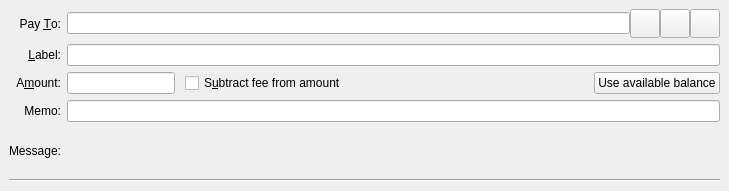
<?xml version="1.0" encoding="UTF-8"?>
<ui version="4.0">
 <class>SendCoinsEntry</class>
 <widget class="QStackedWidget" name="SendCoinsEntry">
  <property name="geometry">
   <rect>
    <x>0</x>
    <y>0</y>
    <width>729</width>
    <height>191</height>
   </rect>
  </property>
  <property name="focusPolicy">
   <enum>Qt::TabFocus</enum>
  </property>
  <property name="autoFillBackground">
   <bool>false</bool>
  </property>
  <property name="currentIndex">
   <number>0</number>
  </property>
  <widget class="QFrame" name="SendCoins">
   <property name="toolTip">
    <string>This is a normal payment.</string>
   </property>
   <property name="frameShape">
    <enum>QFrame::NoFrame</enum>
   </property>
   <layout class="QGridLayout" name="gridLayout">
    <item row="0" column="0">
     <widget class="QLabel" name="payToLabel">
      <property name="text">
       <string>Pay &amp;To:</string>
      </property>
      <property name="alignment">
       <set>Qt::AlignRight|Qt::AlignTrailing|Qt::AlignVCenter</set>
      </property>
      <property name="buddy">
       <cstring>payTo</cstring>
      </property>
     </widget>
    </item>
    <item row="0" column="1">
     <layout class="QHBoxLayout" name="payToLayout">
      <property name="spacing">
       <number>0</number>
      </property>
      <item>
       <widget class="QValidatedLineEdit" name="payTo">
        <property name="toolTip">
         <string>The Zero address to send the payment to</string>
        </property>
       </widget>
      </item>
      <item>
       <widget class="QToolButton" name="addressBookButton">
        <property name="toolTip">
         <string>Choose previously used address</string>
        </property>
        <property name="text">
         <string/>
        </property>
        <property name="icon">
         <iconset resource="../zero.qrc">
          <normaloff>:/icons/address-book</normaloff>:/icons/address-book</iconset>
        </property>
        <property name="iconSize">
         <size>
          <width>22</width>
          <height>22</height>
         </size>
        </property>
        <property name="shortcut">
         <string>Alt+A</string>
        </property>
       </widget>
      </item>
      <item>
       <widget class="QToolButton" name="pasteButton">
        <property name="toolTip">
         <string>Paste address from clipboard</string>
        </property>
        <property name="text">
         <string/>
        </property>
        <property name="icon">
         <iconset resource="../zero.qrc">
          <normaloff>:/icons/editpaste</normaloff>:/icons/editpaste</iconset>
        </property>
        <property name="iconSize">
         <size>
          <width>22</width>
          <height>22</height>
         </size>
        </property>
        <property name="shortcut">
         <string>Alt+P</string>
        </property>
       </widget>
      </item>
      <item>
       <widget class="QToolButton" name="deleteButton">
        <property name="toolTip">
         <string>Remove this entry</string>
        </property>
        <property name="text">
         <string/>
        </property>
        <property name="icon">
         <iconset resource="../zero.qrc">
          <normaloff>:/icons/remove</normaloff>:/icons/remove</iconset>
        </property>
        <property name="iconSize">
         <size>
          <width>22</width>
          <height>22</height>
         </size>
        </property>
       </widget>
      </item>
     </layout>
    </item>
    <item row="1" column="0">
     <widget class="QLabel" name="labellLabel">
      <property name="text">
       <string>&amp;Label:</string>
      </property>
      <property name="alignment">
       <set>Qt::AlignRight|Qt::AlignTrailing|Qt::AlignVCenter</set>
      </property>
      <property name="buddy">
       <cstring>addAsLabel</cstring>
      </property>
     </widget>
    </item>
    <item row="1" column="1">
     <widget class="QLineEdit" name="addAsLabel">
      <property name="toolTip">
       <string>Enter a label for this address to add it to the list of used addresses (only for taddrs)</string>
      </property>
     </widget>
    </item>
    <item row="2" column="0">
     <widget class="QLabel" name="amountLabel">
      <property name="text">
       <string>A&amp;mount:</string>
      </property>
      <property name="alignment">
       <set>Qt::AlignRight|Qt::AlignTrailing|Qt::AlignVCenter</set>
      </property>
      <property name="buddy">
       <cstring>payAmount</cstring>
      </property>
     </widget>
    </item>
    <item row="2" column="1">
     <layout class="QHBoxLayout" name="horizontalLayoutAmount" stretch="0,1,0">
      <property name="spacing">
       <number>10</number>
      </property>
      <item>
       <widget class="ZeroAmountField" name="payAmount"/>
      </item>
      <item>
       <widget class="QCheckBox" name="checkboxSubtractFeeFromAmount">
        <property name="toolTip">
         <string>The fee will be deducted from the amount being sent. The recipient will receive less coins than you enter in the amount field. If multiple recipients are selected, the fee is split equally.</string>
        </property>
        <property name="text">
         <string>S&amp;ubtract fee from amount</string>
        </property>
       </widget>
      </item>
      <item>
       <widget class="QPushButton" name="useAvailableBalanceButton">
        <property name="text">
         <string>Use available balance</string>
        </property>
        <property name="icon">
         <iconset resource="../zero.qrc">
          <normaloff>:/icons/all_balance</normaloff>:/icons/all_balance</iconset>
        </property>
       </widget>
      </item>
     </layout>
    </item>
    <item row="3" column="0">
     <widget class="QLabel" name="memoLabel_2">
      <property name="text">
       <string>Memo:</string>
      </property>
      <property name="alignment">
       <set>Qt::AlignRight|Qt::AlignTrailing|Qt::AlignVCenter</set>
      </property>
     </widget>
    </item>
    <item row="3" column="1">
     <widget class="QValidatedLineEdit" name="memo">
      <property name="toolTip">
       <string>The Zero address to send the payment to</string>
      </property>
      <property name="maxLength">
       <number>512</number>
      </property>
     </widget>
    </item>
    <item row="4" column="0">
     <widget class="QLabel" name="messageLabel">
      <property name="text">
       <string>Message:</string>
      </property>
      <property name="alignment">
       <set>Qt::AlignRight|Qt::AlignTrailing|Qt::AlignVCenter</set>
      </property>
     </widget>
    </item>
    <item row="4" column="1">
     <widget class="QLabel" name="messageTextLabel">
      <property name="toolTip">
       <string>A message that was attached to the zero: URI which will be stored with the transaction for your reference. Note: This message will not be sent over the Zero network.</string>
      </property>
      <property name="textFormat">
       <enum>Qt::PlainText</enum>
      </property>
     </widget>
    </item>
    <item row="5" column="0" colspan="2">
     <widget class="Line" name="line">
      <property name="orientation">
       <enum>Qt::Horizontal</enum>
      </property>
     </widget>
    </item>
   </layout>
  </widget>
  <widget class="QFrame" name="SendCoins_UnauthenticatedPaymentRequest">
   <property name="palette">
    <palette>
     <active>
      <colorrole role="WindowText">
       <brush brushstyle="SolidPattern">
        <color alpha="255">
         <red>0</red>
         <green>0</green>
         <blue>0</blue>
        </color>
       </brush>
      </colorrole>
      <colorrole role="Button">
       <brush brushstyle="SolidPattern">
        <color alpha="255">
         <red>255</red>
         <green>255</green>
         <blue>127</blue>
        </color>
       </brush>
      </colorrole>
      <colorrole role="Light">
       <brush brushstyle="SolidPattern">
        <color alpha="255">
         <red>255</red>
         <green>255</green>
         <blue>255</blue>
        </color>
       </brush>
      </colorrole>
      <colorrole role="Midlight">
       <brush brushstyle="SolidPattern">
        <color alpha="255">
         <red>255</red>
         <green>255</green>
         <blue>191</blue>
        </color>
       </brush>
      </colorrole>
      <colorrole role="Dark">
       <brush brushstyle="SolidPattern">
        <color alpha="255">
         <red>127</red>
         <green>127</green>
         <blue>63</blue>
        </color>
       </brush>
      </colorrole>
      <colorrole role="Mid">
       <brush brushstyle="SolidPattern">
        <color alpha="255">
         <red>170</red>
         <green>170</green>
         <blue>84</blue>
        </color>
       </brush>
      </colorrole>
      <colorrole role="Text">
       <brush brushstyle="SolidPattern">
        <color alpha="255">
         <red>0</red>
         <green>0</green>
         <blue>0</blue>
        </color>
       </brush>
      </colorrole>
      <colorrole role="BrightText">
       <brush brushstyle="SolidPattern">
        <color alpha="255">
         <red>255</red>
         <green>255</green>
         <blue>255</blue>
        </color>
       </brush>
      </colorrole>
      <colorrole role="ButtonText">
       <brush brushstyle="SolidPattern">
        <color alpha="255">
         <red>0</red>
         <green>0</green>
         <blue>0</blue>
        </color>
       </brush>
      </colorrole>
      <colorrole role="Base">
       <brush brushstyle="SolidPattern">
        <color alpha="255">
         <red>255</red>
         <green>255</green>
         <blue>255</blue>
        </color>
       </brush>
      </colorrole>
      <colorrole role="Window">
       <brush brushstyle="SolidPattern">
        <color alpha="255">
         <red>255</red>
         <green>255</green>
         <blue>127</blue>
        </color>
       </brush>
      </colorrole>
      <colorrole role="Shadow">
       <brush brushstyle="SolidPattern">
        <color alpha="255">
         <red>0</red>
         <green>0</green>
         <blue>0</blue>
        </color>
       </brush>
      </colorrole>
      <colorrole role="AlternateBase">
       <brush brushstyle="SolidPattern">
        <color alpha="255">
         <red>255</red>
         <green>255</green>
         <blue>191</blue>
        </color>
       </brush>
      </colorrole>
      <colorrole role="ToolTipBase">
       <brush brushstyle="SolidPattern">
        <color alpha="255">
         <red>255</red>
         <green>255</green>
         <blue>220</blue>
        </color>
       </brush>
      </colorrole>
      <colorrole role="ToolTipText">
       <brush brushstyle="SolidPattern">
        <color alpha="255">
         <red>0</red>
         <green>0</green>
         <blue>0</blue>
        </color>
       </brush>
      </colorrole>
      <colorrole role="PlaceholderText">
       <brush brushstyle="NoBrush">
        <color alpha="128">
         <red>0</red>
         <green>0</green>
         <blue>0</blue>
        </color>
       </brush>
      </colorrole>
     </active>
     <inactive>
      <colorrole role="WindowText">
       <brush brushstyle="SolidPattern">
        <color alpha="255">
         <red>0</red>
         <green>0</green>
         <blue>0</blue>
        </color>
       </brush>
      </colorrole>
      <colorrole role="Button">
       <brush brushstyle="SolidPattern">
        <color alpha="255">
         <red>255</red>
         <green>255</green>
         <blue>127</blue>
        </color>
       </brush>
      </colorrole>
      <colorrole role="Light">
       <brush brushstyle="SolidPattern">
        <color alpha="255">
         <red>255</red>
         <green>255</green>
         <blue>255</blue>
        </color>
       </brush>
      </colorrole>
      <colorrole role="Midlight">
       <brush brushstyle="SolidPattern">
        <color alpha="255">
         <red>255</red>
         <green>255</green>
         <blue>191</blue>
        </color>
       </brush>
      </colorrole>
      <colorrole role="Dark">
       <brush brushstyle="SolidPattern">
        <color alpha="255">
         <red>127</red>
         <green>127</green>
         <blue>63</blue>
        </color>
       </brush>
      </colorrole>
      <colorrole role="Mid">
       <brush brushstyle="SolidPattern">
        <color alpha="255">
         <red>170</red>
         <green>170</green>
         <blue>84</blue>
        </color>
       </brush>
      </colorrole>
      <colorrole role="Text">
       <brush brushstyle="SolidPattern">
        <color alpha="255">
         <red>0</red>
         <green>0</green>
         <blue>0</blue>
        </color>
       </brush>
      </colorrole>
      <colorrole role="BrightText">
       <brush brushstyle="SolidPattern">
        <color alpha="255">
         <red>255</red>
         <green>255</green>
         <blue>255</blue>
        </color>
       </brush>
      </colorrole>
      <colorrole role="ButtonText">
       <brush brushstyle="SolidPattern">
        <color alpha="255">
         <red>0</red>
         <green>0</green>
         <blue>0</blue>
        </color>
       </brush>
      </colorrole>
      <colorrole role="Base">
       <brush brushstyle="SolidPattern">
        <color alpha="255">
         <red>255</red>
         <green>255</green>
         <blue>255</blue>
        </color>
       </brush>
      </colorrole>
      <colorrole role="Window">
       <brush brushstyle="SolidPattern">
        <color alpha="255">
         <red>255</red>
         <green>255</green>
         <blue>127</blue>
        </color>
       </brush>
      </colorrole>
      <colorrole role="Shadow">
       <brush brushstyle="SolidPattern">
        <color alpha="255">
         <red>0</red>
         <green>0</green>
         <blue>0</blue>
        </color>
       </brush>
      </colorrole>
      <colorrole role="AlternateBase">
       <brush brushstyle="SolidPattern">
        <color alpha="255">
         <red>255</red>
         <green>255</green>
         <blue>191</blue>
        </color>
       </brush>
      </colorrole>
      <colorrole role="ToolTipBase">
       <brush brushstyle="SolidPattern">
        <color alpha="255">
         <red>255</red>
         <green>255</green>
         <blue>220</blue>
        </color>
       </brush>
      </colorrole>
      <colorrole role="ToolTipText">
       <brush brushstyle="SolidPattern">
        <color alpha="255">
         <red>0</red>
         <green>0</green>
         <blue>0</blue>
        </color>
       </brush>
      </colorrole>
      <colorrole role="PlaceholderText">
       <brush brushstyle="NoBrush">
        <color alpha="128">
         <red>0</red>
         <green>0</green>
         <blue>0</blue>
        </color>
       </brush>
      </colorrole>
     </inactive>
     <disabled>
      <colorrole role="WindowText">
       <brush brushstyle="SolidPattern">
        <color alpha="255">
         <red>127</red>
         <green>127</green>
         <blue>63</blue>
        </color>
       </brush>
      </colorrole>
      <colorrole role="Button">
       <brush brushstyle="SolidPattern">
        <color alpha="255">
         <red>255</red>
         <green>255</green>
         <blue>127</blue>
        </color>
       </brush>
      </colorrole>
      <colorrole role="Light">
       <brush brushstyle="SolidPattern">
        <color alpha="255">
         <red>255</red>
         <green>255</green>
         <blue>255</blue>
        </color>
       </brush>
      </colorrole>
      <colorrole role="Midlight">
       <brush brushstyle="SolidPattern">
        <color alpha="255">
         <red>255</red>
         <green>255</green>
         <blue>191</blue>
        </color>
       </brush>
      </colorrole>
      <colorrole role="Dark">
       <brush brushstyle="SolidPattern">
        <color alpha="255">
         <red>127</red>
         <green>127</green>
         <blue>63</blue>
        </color>
       </brush>
      </colorrole>
      <colorrole role="Mid">
       <brush brushstyle="SolidPattern">
        <color alpha="255">
         <red>170</red>
         <green>170</green>
         <blue>84</blue>
        </color>
       </brush>
      </colorrole>
      <colorrole role="Text">
       <brush brushstyle="SolidPattern">
        <color alpha="255">
         <red>127</red>
         <green>127</green>
         <blue>63</blue>
        </color>
       </brush>
      </colorrole>
      <colorrole role="BrightText">
       <brush brushstyle="SolidPattern">
        <color alpha="255">
         <red>255</red>
         <green>255</green>
         <blue>255</blue>
        </color>
       </brush>
      </colorrole>
      <colorrole role="ButtonText">
       <brush brushstyle="SolidPattern">
        <color alpha="255">
         <red>127</red>
         <green>127</green>
         <blue>63</blue>
        </color>
       </brush>
      </colorrole>
      <colorrole role="Base">
       <brush brushstyle="SolidPattern">
        <color alpha="255">
         <red>255</red>
         <green>255</green>
         <blue>127</blue>
        </color>
       </brush>
      </colorrole>
      <colorrole role="Window">
       <brush brushstyle="SolidPattern">
        <color alpha="255">
         <red>255</red>
         <green>255</green>
         <blue>127</blue>
        </color>
       </brush>
      </colorrole>
      <colorrole role="Shadow">
       <brush brushstyle="SolidPattern">
        <color alpha="255">
         <red>0</red>
         <green>0</green>
         <blue>0</blue>
        </color>
       </brush>
      </colorrole>
      <colorrole role="AlternateBase">
       <brush brushstyle="SolidPattern">
        <color alpha="255">
         <red>255</red>
         <green>255</green>
         <blue>127</blue>
        </color>
       </brush>
      </colorrole>
      <colorrole role="ToolTipBase">
       <brush brushstyle="SolidPattern">
        <color alpha="255">
         <red>255</red>
         <green>255</green>
         <blue>220</blue>
        </color>
       </brush>
      </colorrole>
      <colorrole role="ToolTipText">
       <brush brushstyle="SolidPattern">
        <color alpha="255">
         <red>0</red>
         <green>0</green>
         <blue>0</blue>
        </color>
       </brush>
      </colorrole>
      <colorrole role="PlaceholderText">
       <brush brushstyle="NoBrush">
        <color alpha="128">
         <red>0</red>
         <green>0</green>
         <blue>0</blue>
        </color>
       </brush>
      </colorrole>
     </disabled>
    </palette>
   </property>
   <property name="toolTip">
    <string>This is an unauthenticated payment request.</string>
   </property>
   <property name="autoFillBackground">
    <bool>true</bool>
   </property>
   <property name="frameShape">
    <enum>QFrame::NoFrame</enum>
   </property>
   <layout class="QGridLayout" name="gridLayout_is">
    <property name="spacing">
     <number>12</number>
    </property>
    <item row="0" column="0">
     <widget class="QLabel" name="payToLabel_is">
      <property name="text">
       <string>Pay To:</string>
      </property>
      <property name="alignment">
       <set>Qt::AlignRight|Qt::AlignTrailing|Qt::AlignVCenter</set>
      </property>
     </widget>
    </item>
    <item row="0" column="1">
     <layout class="QHBoxLayout" name="payToLayout_is">
      <property name="spacing">
       <number>0</number>
      </property>
      <item>
       <widget class="QLabel" name="payTo_is"/>
      </item>
      <item>
       <widget class="QToolButton" name="deleteButton_is">
        <property name="toolTip">
         <string>Remove this entry</string>
        </property>
        <property name="text">
         <string/>
        </property>
        <property name="icon">
         <iconset resource="../zero.qrc">
          <normaloff>:/icons/remove</normaloff>:/icons/remove</iconset>
        </property>
       </widget>
      </item>
     </layout>
    </item>
    <item row="1" column="0">
     <widget class="QLabel" name="memoLabel_is">
      <property name="text">
       <string>Memo:</string>
      </property>
      <property name="alignment">
       <set>Qt::AlignRight|Qt::AlignTrailing|Qt::AlignVCenter</set>
      </property>
     </widget>
    </item>
    <item row="1" column="1">
     <widget class="QLabel" name="memoTextLabel_is">
      <property name="textFormat">
       <enum>Qt::PlainText</enum>
      </property>
     </widget>
    </item>
    <item row="2" column="0">
     <widget class="QLabel" name="amountLabel_is">
      <property name="text">
       <string>A&amp;mount:</string>
      </property>
      <property name="alignment">
       <set>Qt::AlignRight|Qt::AlignTrailing|Qt::AlignVCenter</set>
      </property>
      <property name="buddy">
       <cstring>payAmount_is</cstring>
      </property>
     </widget>
    </item>
    <item row="2" column="1">
     <widget class="ZeroAmountField" name="payAmount_is">
      <property name="acceptDrops">
       <bool>false</bool>
      </property>
     </widget>
    </item>
   </layout>
  </widget>
  <widget class="QFrame" name="SendCoins_AuthenticatedPaymentRequest">
   <property name="palette">
    <palette>
     <active>
      <colorrole role="WindowText">
       <brush brushstyle="SolidPattern">
        <color alpha="255">
         <red>0</red>
         <green>0</green>
         <blue>0</blue>
        </color>
       </brush>
      </colorrole>
      <colorrole role="Button">
       <brush brushstyle="SolidPattern">
        <color alpha="255">
         <red>140</red>
         <green>232</green>
         <blue>119</blue>
        </color>
       </brush>
      </colorrole>
      <colorrole role="Light">
       <brush brushstyle="SolidPattern">
        <color alpha="255">
         <red>230</red>
         <green>255</green>
         <blue>224</blue>
        </color>
       </brush>
      </colorrole>
      <colorrole role="Midlight">
       <brush brushstyle="SolidPattern">
        <color alpha="255">
         <red>185</red>
         <green>243</green>
         <blue>171</blue>
        </color>
       </brush>
      </colorrole>
      <colorrole role="Dark">
       <brush brushstyle="SolidPattern">
        <color alpha="255">
         <red>70</red>
         <green>116</green>
         <blue>59</blue>
        </color>
       </brush>
      </colorrole>
      <colorrole role="Mid">
       <brush brushstyle="SolidPattern">
        <color alpha="255">
         <red>93</red>
         <green>155</green>
         <blue>79</blue>
        </color>
       </brush>
      </colorrole>
      <colorrole role="Text">
       <brush brushstyle="SolidPattern">
        <color alpha="255">
         <red>0</red>
         <green>0</green>
         <blue>0</blue>
        </color>
       </brush>
      </colorrole>
      <colorrole role="BrightText">
       <brush brushstyle="SolidPattern">
        <color alpha="255">
         <red>155</red>
         <green>255</green>
         <blue>147</blue>
        </color>
       </brush>
      </colorrole>
      <colorrole role="ButtonText">
       <brush brushstyle="SolidPattern">
        <color alpha="255">
         <red>0</red>
         <green>0</green>
         <blue>0</blue>
        </color>
       </brush>
      </colorrole>
      <colorrole role="Base">
       <brush brushstyle="SolidPattern">
        <color alpha="255">
         <red>119</red>
         <green>255</green>
         <blue>233</blue>
        </color>
       </brush>
      </colorrole>
      <colorrole role="Window">
       <brush brushstyle="SolidPattern">
        <color alpha="255">
         <red>140</red>
         <green>232</green>
         <blue>119</blue>
        </color>
       </brush>
      </colorrole>
      <colorrole role="Shadow">
       <brush brushstyle="SolidPattern">
        <color alpha="255">
         <red>0</red>
         <green>0</green>
         <blue>0</blue>
        </color>
       </brush>
      </colorrole>
      <colorrole role="AlternateBase">
       <brush brushstyle="SolidPattern">
        <color alpha="255">
         <red>197</red>
         <green>243</green>
         <blue>187</blue>
        </color>
       </brush>
      </colorrole>
      <colorrole role="NoRole">
       <brush brushstyle="SolidPattern">
        <color alpha="255">
         <red>125</red>
         <green>194</green>
         <blue>122</blue>
        </color>
       </brush>
      </colorrole>
      <colorrole role="ToolTipBase">
       <brush brushstyle="SolidPattern">
        <color alpha="255">
         <red>255</red>
         <green>255</green>
         <blue>220</blue>
        </color>
       </brush>
      </colorrole>
      <colorrole role="ToolTipText">
       <brush brushstyle="SolidPattern">
        <color alpha="255">
         <red>0</red>
         <green>0</green>
         <blue>0</blue>
        </color>
       </brush>
      </colorrole>
      <colorrole role="PlaceholderText">
       <brush brushstyle="NoBrush">
        <color alpha="128">
         <red>0</red>
         <green>0</green>
         <blue>0</blue>
        </color>
       </brush>
      </colorrole>
     </active>
     <inactive>
      <colorrole role="WindowText">
       <brush brushstyle="SolidPattern">
        <color alpha="255">
         <red>0</red>
         <green>0</green>
         <blue>0</blue>
        </color>
       </brush>
      </colorrole>
      <colorrole role="Button">
       <brush brushstyle="SolidPattern">
        <color alpha="255">
         <red>140</red>
         <green>232</green>
         <blue>119</blue>
        </color>
       </brush>
      </colorrole>
      <colorrole role="Light">
       <brush brushstyle="SolidPattern">
        <color alpha="255">
         <red>230</red>
         <green>255</green>
         <blue>224</blue>
        </color>
       </brush>
      </colorrole>
      <colorrole role="Midlight">
       <brush brushstyle="SolidPattern">
        <color alpha="255">
         <red>185</red>
         <green>243</green>
         <blue>171</blue>
        </color>
       </brush>
      </colorrole>
      <colorrole role="Dark">
       <brush brushstyle="SolidPattern">
        <color alpha="255">
         <red>70</red>
         <green>116</green>
         <blue>59</blue>
        </color>
       </brush>
      </colorrole>
      <colorrole role="Mid">
       <brush brushstyle="SolidPattern">
        <color alpha="255">
         <red>93</red>
         <green>155</green>
         <blue>79</blue>
        </color>
       </brush>
      </colorrole>
      <colorrole role="Text">
       <brush brushstyle="SolidPattern">
        <color alpha="255">
         <red>0</red>
         <green>0</green>
         <blue>0</blue>
        </color>
       </brush>
      </colorrole>
      <colorrole role="BrightText">
       <brush brushstyle="SolidPattern">
        <color alpha="255">
         <red>155</red>
         <green>255</green>
         <blue>147</blue>
        </color>
       </brush>
      </colorrole>
      <colorrole role="ButtonText">
       <brush brushstyle="SolidPattern">
        <color alpha="255">
         <red>0</red>
         <green>0</green>
         <blue>0</blue>
        </color>
       </brush>
      </colorrole>
      <colorrole role="Base">
       <brush brushstyle="SolidPattern">
        <color alpha="255">
         <red>119</red>
         <green>255</green>
         <blue>233</blue>
        </color>
       </brush>
      </colorrole>
      <colorrole role="Window">
       <brush brushstyle="SolidPattern">
        <color alpha="255">
         <red>140</red>
         <green>232</green>
         <blue>119</blue>
        </color>
       </brush>
      </colorrole>
      <colorrole role="Shadow">
       <brush brushstyle="SolidPattern">
        <color alpha="255">
         <red>0</red>
         <green>0</green>
         <blue>0</blue>
        </color>
       </brush>
      </colorrole>
      <colorrole role="AlternateBase">
       <brush brushstyle="SolidPattern">
        <color alpha="255">
         <red>197</red>
         <green>243</green>
         <blue>187</blue>
        </color>
       </brush>
      </colorrole>
      <colorrole role="NoRole">
       <brush brushstyle="SolidPattern">
        <color alpha="255">
         <red>125</red>
         <green>194</green>
         <blue>122</blue>
        </color>
       </brush>
      </colorrole>
      <colorrole role="ToolTipBase">
       <brush brushstyle="SolidPattern">
        <color alpha="255">
         <red>255</red>
         <green>255</green>
         <blue>220</blue>
        </color>
       </brush>
      </colorrole>
      <colorrole role="ToolTipText">
       <brush brushstyle="SolidPattern">
        <color alpha="255">
         <red>0</red>
         <green>0</green>
         <blue>0</blue>
        </color>
       </brush>
      </colorrole>
      <colorrole role="PlaceholderText">
       <brush brushstyle="NoBrush">
        <color alpha="128">
         <red>0</red>
         <green>0</green>
         <blue>0</blue>
        </color>
       </brush>
      </colorrole>
     </inactive>
     <disabled>
      <colorrole role="WindowText">
       <brush brushstyle="SolidPattern">
        <color alpha="255">
         <red>70</red>
         <green>116</green>
         <blue>59</blue>
        </color>
       </brush>
      </colorrole>
      <colorrole role="Button">
       <brush brushstyle="SolidPattern">
        <color alpha="255">
         <red>140</red>
         <green>232</green>
         <blue>119</blue>
        </color>
       </brush>
      </colorrole>
      <colorrole role="Light">
       <brush brushstyle="SolidPattern">
        <color alpha="255">
         <red>230</red>
         <green>255</green>
         <blue>224</blue>
        </color>
       </brush>
      </colorrole>
      <colorrole role="Midlight">
       <brush brushstyle="SolidPattern">
        <color alpha="255">
         <red>185</red>
         <green>243</green>
         <blue>171</blue>
        </color>
       </brush>
      </colorrole>
      <colorrole role="Dark">
       <brush brushstyle="SolidPattern">
        <color alpha="255">
         <red>70</red>
         <green>116</green>
         <blue>59</blue>
        </color>
       </brush>
      </colorrole>
      <colorrole role="Mid">
       <brush brushstyle="SolidPattern">
        <color alpha="255">
         <red>93</red>
         <green>155</green>
         <blue>79</blue>
        </color>
       </brush>
      </colorrole>
      <colorrole role="Text">
       <brush brushstyle="SolidPattern">
        <color alpha="255">
         <red>70</red>
         <green>116</green>
         <blue>59</blue>
        </color>
       </brush>
      </colorrole>
      <colorrole role="BrightText">
       <brush brushstyle="SolidPattern">
        <color alpha="255">
         <red>155</red>
         <green>255</green>
         <blue>147</blue>
        </color>
       </brush>
      </colorrole>
      <colorrole role="ButtonText">
       <brush brushstyle="SolidPattern">
        <color alpha="255">
         <red>70</red>
         <green>116</green>
         <blue>59</blue>
        </color>
       </brush>
      </colorrole>
      <colorrole role="Base">
       <brush brushstyle="SolidPattern">
        <color alpha="255">
         <red>140</red>
         <green>232</green>
         <blue>119</blue>
        </color>
       </brush>
      </colorrole>
      <colorrole role="Window">
       <brush brushstyle="SolidPattern">
        <color alpha="255">
         <red>140</red>
         <green>232</green>
         <blue>119</blue>
        </color>
       </brush>
      </colorrole>
      <colorrole role="Shadow">
       <brush brushstyle="SolidPattern">
        <color alpha="255">
         <red>0</red>
         <green>0</green>
         <blue>0</blue>
        </color>
       </brush>
      </colorrole>
      <colorrole role="AlternateBase">
       <brush brushstyle="SolidPattern">
        <color alpha="255">
         <red>140</red>
         <green>232</green>
         <blue>119</blue>
        </color>
       </brush>
      </colorrole>
      <colorrole role="NoRole">
       <brush brushstyle="SolidPattern">
        <color alpha="255">
         <red>125</red>
         <green>194</green>
         <blue>122</blue>
        </color>
       </brush>
      </colorrole>
      <colorrole role="ToolTipBase">
       <brush brushstyle="SolidPattern">
        <color alpha="255">
         <red>255</red>
         <green>255</green>
         <blue>220</blue>
        </color>
       </brush>
      </colorrole>
      <colorrole role="ToolTipText">
       <brush brushstyle="SolidPattern">
        <color alpha="255">
         <red>0</red>
         <green>0</green>
         <blue>0</blue>
        </color>
       </brush>
      </colorrole>
      <colorrole role="PlaceholderText">
       <brush brushstyle="NoBrush">
        <color alpha="128">
         <red>0</red>
         <green>0</green>
         <blue>0</blue>
        </color>
       </brush>
      </colorrole>
     </disabled>
    </palette>
   </property>
   <property name="toolTip">
    <string>This is an authenticated payment request.</string>
   </property>
   <property name="autoFillBackground">
    <bool>true</bool>
   </property>
   <property name="frameShape">
    <enum>QFrame::NoFrame</enum>
   </property>
   <layout class="QGridLayout" name="gridLayout_s">
    <property name="spacing">
     <number>12</number>
    </property>
    <item row="0" column="0">
     <widget class="QLabel" name="payToLabel_s">
      <property name="text">
       <string>Pay To:</string>
      </property>
      <property name="alignment">
       <set>Qt::AlignRight|Qt::AlignTrailing|Qt::AlignVCenter</set>
      </property>
     </widget>
    </item>
    <item row="0" column="1">
     <layout class="QHBoxLayout" name="payToLayout_s">
      <property name="spacing">
       <number>0</number>
      </property>
      <item>
       <widget class="QLabel" name="payTo_s">
        <property name="textFormat">
         <enum>Qt::PlainText</enum>
        </property>
       </widget>
      </item>
      <item>
       <widget class="QToolButton" name="deleteButton_s">
        <property name="toolTip">
         <string>Remove this entry</string>
        </property>
        <property name="text">
         <string/>
        </property>
        <property name="icon">
         <iconset resource="../zero.qrc">
          <normaloff>:/icons/remove</normaloff>:/icons/remove</iconset>
        </property>
       </widget>
      </item>
     </layout>
    </item>
    <item row="1" column="0">
     <widget class="QLabel" name="memoLabel_s">
      <property name="text">
       <string>Memo:</string>
      </property>
      <property name="alignment">
       <set>Qt::AlignRight|Qt::AlignTrailing|Qt::AlignVCenter</set>
      </property>
     </widget>
    </item>
    <item row="1" column="1">
     <widget class="QLabel" name="memoTextLabel_s">
      <property name="textFormat">
       <enum>Qt::PlainText</enum>
      </property>
     </widget>
    </item>
    <item row="2" column="0">
     <widget class="QLabel" name="amountLabel_s">
      <property name="text">
       <string>A&amp;mount:</string>
      </property>
      <property name="alignment">
       <set>Qt::AlignRight|Qt::AlignTrailing|Qt::AlignVCenter</set>
      </property>
      <property name="buddy">
       <cstring>payAmount_s</cstring>
      </property>
     </widget>
    </item>
    <item row="2" column="1">
     <widget class="ZeroAmountField" name="payAmount_s">
      <property name="acceptDrops">
       <bool>false</bool>
      </property>
     </widget>
    </item>
   </layout>
  </widget>
 </widget>
 <customwidgets>
  <customwidget>
   <class>ZeroAmountField</class>
   <extends>QLineEdit</extends>
   <header>zeroamountfield.h</header>
   <container>1</container>
  </customwidget>
  <customwidget>
   <class>QValidatedLineEdit</class>
   <extends>QLineEdit</extends>
   <header>qvalidatedlineedit.h</header>
  </customwidget>
 </customwidgets>
 <tabstops>
  <tabstop>payTo</tabstop>
  <tabstop>addressBookButton</tabstop>
  <tabstop>pasteButton</tabstop>
  <tabstop>deleteButton</tabstop>
  <tabstop>addAsLabel</tabstop>
  <tabstop>payAmount</tabstop>
  <tabstop>payAmount_is</tabstop>
  <tabstop>deleteButton_is</tabstop>
  <tabstop>payAmount_s</tabstop>
  <tabstop>deleteButton_s</tabstop>
 </tabstops>
 <resources>
  <include location="../zero.qrc"/>
 </resources>
 <connections/>
</ui>
